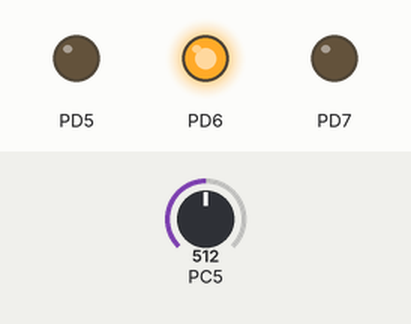
A program run on a simulated ATmega328P, built with avr-gcc and emulated at 1 MHz. On the bench: output pins drawn as LEDs (lit = HIGH). The inputs (shaded band) are chosen by the test bench; at power-on: PC5 = 512.

Above: at 1.2 s.
1.3 s: PC5 set to 663
2.8 s: PC5 set to 697
At 3.2 s:
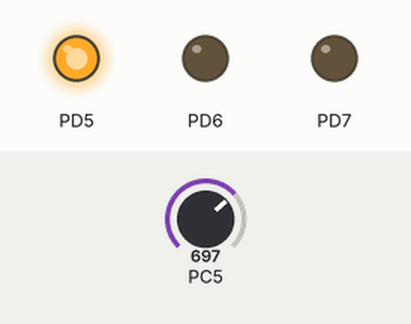
4.3 s: PC5 set to 331
At 5.5 s:
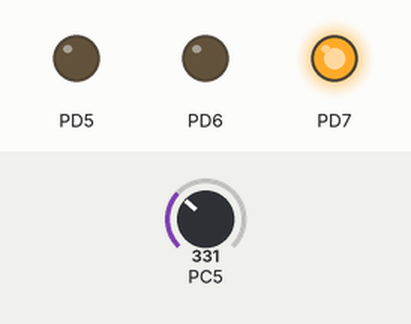
5.8 s: PC5 set to 355
At 6.6 s:
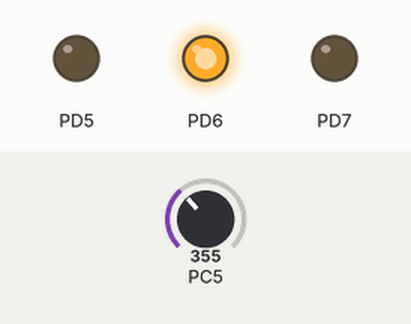
7.3 s: PC5 set to 330
At 7.8 s:
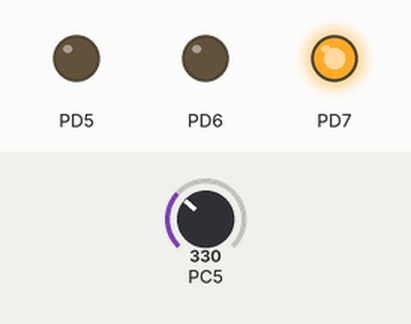
Timing chart, 0 to 9.8 s (numbered marks = the images above; inputs shaded):
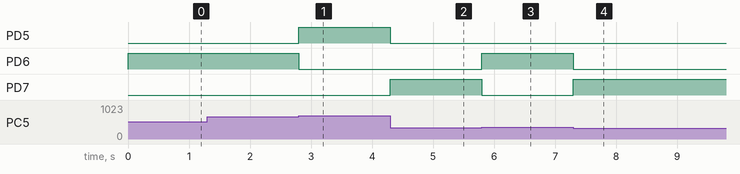

Measured:
- the behaviour switches between 680 and 681 on PC5 (found by bisection; images 0 and 1)
- the behaviour switches between 340 and 341 on PC5 (found by bisection; images 2 and 3)
- after the input at 1.3 s, every drawn part: stays the same
- after the input at 2.8 s, PD5: LOW → HIGH at once; PD6: HIGH → LOW at once
- after the input at 4.3 s, PD5: HIGH → LOW at once; PD7: LOW → HIGH at once
- after the input at 5.8 s, PD6: LOW → HIGH at once; PD7: HIGH → LOW at once
- after the input at 7.3 s, PD6: HIGH → LOW at once; PD7: LOW → HIGH at once

The program:

main.c
```c
/*
 * task11.c
 *
 * Created: 2019/11/21 上午 11:03:47
 * Author : user
 */

#define F_CPU 1000000UL
#include <avr/io.h>
#include <util/delay.h>
#include <avr/interrupt.h>

uint8_t keep_going = 1;

void loop()
{
	uint16_t lowbyte;
	uint16_t highbyte;
	uint16_t finalvalue;

	ADCSRA |= (1<<ADSC); //start data collection

	while(! (ADCSRA & (1<<ADIF))); //Loop until ADC complete

	lowbyte = ADCL; //ex 00000000 11101101
	highbyte = ADCH; //ex 00000000 00000010

	finalvalue = (highbyte<<8) | lowbyte;

	if(finalvalue<341)
	{
		PORTD |= (1 << PD7); //set
		PORTD &= ~(1 << PD6); //unset
		PORTD &= ~(1 << PD5);
	}

	if(finalvalue<681 && finalvalue>340)
	{
		PORTD |= (1 << PD6); //set
		PORTD &= ~(1 << PD7); //unset
		PORTD &= ~(1 << PD5);
	}

	if(finalvalue>680)
	{
		PORTD |= (1 << PD5); //set
		PORTD &= ~(1 << PD6); //unset
		PORTD &= ~(1 << PD7);
	}
}

void setup()
{
	DDRD |= (1<<PD5) | (1<<PD6) | (1<<PD7);

	PORTD &= ~(1<<PD5);
	PORTD &= ~(1<<PD6);
	PORTD &= ~(1<<PD7); //start all bit as 0

	ADMUX |= (1<<REFS0);
	ADMUX &= ~(1<<REFS1);

	ADMUX |= (1<<MUX2);
	ADMUX |= (1<<MUX0);
	ADMUX &= ~(1<<MUX3);
	ADMUX &= ~(1<<MUX1);

	ADCSRA |= (1<<ADEN); //turn on adc system
}

int main()
{
	setup();
	while(keep_going) loop();

	return 0;
}
```
